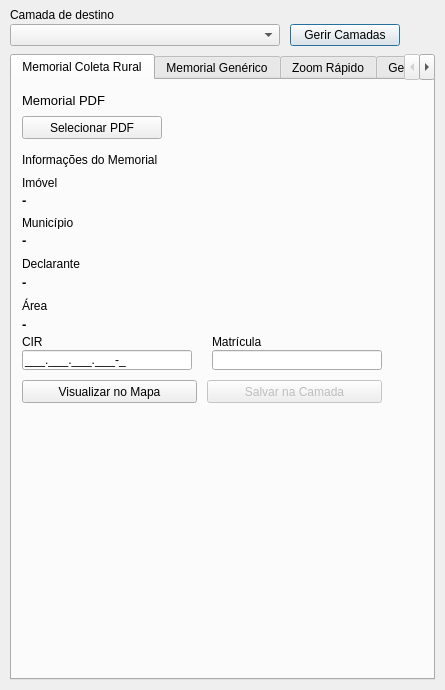
<?xml version="1.0" encoding="UTF-8"?>
<ui version="4.0">
 <class>ColetaRuralDialogBase</class>
 <widget class="QDialog" name="ColetaRuralDialogBase">
  <property name="geometry">
   <rect>
    <x>0</x>
    <y>0</y>
    <width>445</width>
    <height>690</height>
   </rect>
  </property>
  <property name="windowTitle">
   <string>Coleta Rural </string>
  </property>
  <widget class="QLabel" name="labelcamadadedestino">
   <property name="geometry">
    <rect>
     <x>10</x>
     <y>8</y>
     <width>150</width>
     <height>14</height>
    </rect>
   </property>
   <property name="text">
    <string>Camada de destino</string>
   </property>
  </widget>
  <widget class="QComboBox" name="cmbCamada">
   <property name="geometry">
    <rect>
     <x>10</x>
     <y>24</y>
     <width>270</width>
     <height>22</height>
    </rect>
   </property>
  </widget>
  <widget class="QPushButton" name="btnConfiguracoes">
   <property name="geometry">
    <rect>
     <x>290</x>
     <y>24</y>
     <width>110</width>
     <height>22</height>
    </rect>
   </property>
   <property name="text">
    <string>Gerir Camadas</string>
   </property>
  </widget>
  <widget class="QTabWidget" name="tabWidget">
   <property name="geometry">
    <rect>
     <x>10</x>
     <y>54</y>
     <width>425</width>
     <height>626</height>
    </rect>
   </property>
   <property name="currentIndex">
    <number>0</number>
   </property>
   <widget class="QWidget" name="tabColetaRural">
    <attribute name="title">
     <string>Memorial Coleta Rural</string>
    </attribute>
    <widget class="QLabel" name="Memorial">
     <property name="geometry">
      <rect>
       <x>10</x>
       <y>10</y>
       <width>150</width>
       <height>21</height>
      </rect>
     </property>
     <property name="font">
      <font>
       <pointsize>10</pointsize>
      </font>
     </property>
     <property name="text">
      <string>Memorial PDF</string>
     </property>
    </widget>
    <widget class="QPushButton" name="btnSelecionarPdf">
     <property name="geometry">
      <rect>
       <x>10</x>
       <y>36</y>
       <width>140</width>
       <height>23</height>
      </rect>
     </property>
     <property name="text">
      <string>Selecionar PDF</string>
     </property>
    </widget>
    <widget class="QLabel" name="label">
     <property name="geometry">
      <rect>
       <x>10</x>
       <y>72</y>
       <width>200</width>
       <height>16</height>
      </rect>
     </property>
     <property name="text">
      <string>Informações do Memorial</string>
     </property>
    </widget>
    <widget class="QLabel" name="labelimovel">
     <property name="geometry">
      <rect>
       <x>10</x>
       <y>96</y>
       <width>60</width>
       <height>13</height>
      </rect>
     </property>
     <property name="text">
      <string>Imóvel</string>
     </property>
    </widget>
    <widget class="QLabel" name="lblImovel">
     <property name="geometry">
      <rect>
       <x>10</x>
       <y>112</y>
       <width>360</width>
       <height>16</height>
      </rect>
     </property>
     <property name="font">
      <font>
       <pointsize>10</pointsize>
       <weight>75</weight>
       <bold>true</bold>
      </font>
     </property>
     <property name="text">
      <string>-</string>
     </property>
    </widget>
    <widget class="QLabel" name="labelmunicipio">
     <property name="geometry">
      <rect>
       <x>10</x>
       <y>136</y>
       <width>60</width>
       <height>13</height>
      </rect>
     </property>
     <property name="text">
      <string>Município</string>
     </property>
    </widget>
    <widget class="QLabel" name="lblMunicipio">
     <property name="geometry">
      <rect>
       <x>10</x>
       <y>152</y>
       <width>360</width>
       <height>16</height>
      </rect>
     </property>
     <property name="font">
      <font>
       <pointsize>10</pointsize>
       <weight>75</weight>
       <bold>true</bold>
      </font>
     </property>
     <property name="text">
      <string>-</string>
     </property>
    </widget>
    <widget class="QLabel" name="labeldeclarante">
     <property name="geometry">
      <rect>
       <x>10</x>
       <y>176</y>
       <width>70</width>
       <height>16</height>
      </rect>
     </property>
     <property name="text">
      <string>Declarante</string>
     </property>
    </widget>
    <widget class="QLabel" name="lblDeclarante">
     <property name="geometry">
      <rect>
       <x>10</x>
       <y>194</y>
       <width>360</width>
       <height>16</height>
      </rect>
     </property>
     <property name="font">
      <font>
       <pointsize>10</pointsize>
       <weight>75</weight>
       <bold>true</bold>
      </font>
     </property>
     <property name="text">
      <string>-</string>
     </property>
    </widget>
    <widget class="QLabel" name="labelarea">
     <property name="geometry">
      <rect>
       <x>10</x>
       <y>218</y>
       <width>40</width>
       <height>16</height>
      </rect>
     </property>
     <property name="text">
      <string>Área</string>
     </property>
    </widget>
    <widget class="QLabel" name="lblArea">
     <property name="geometry">
      <rect>
       <x>10</x>
       <y>236</y>
       <width>360</width>
       <height>16</height>
      </rect>
     </property>
     <property name="font">
      <font>
       <pointsize>10</pointsize>
       <weight>75</weight>
       <bold>true</bold>
      </font>
     </property>
     <property name="text">
      <string>-</string>
     </property>
    </widget>
    <widget class="QLabel" name="lblCirColetaRuralTitulo">
     <property name="geometry">
      <rect>
       <x>10</x>
       <y>256</y>
       <width>170</width>
       <height>12</height>
      </rect>
     </property>
     <property name="text">
      <string>CIR</string>
     </property>
    </widget>
    <widget class="QLineEdit" name="txtCirColetaRural">
     <property name="geometry">
      <rect>
       <x>10</x>
       <y>270</y>
       <width>170</width>
       <height>20</height>
      </rect>
     </property>
     <property name="inputMask">
      <string notr="true">999.999.999.999-9;_</string>
     </property>
    </widget>
    <widget class="QLabel" name="lblMatriculaColetaRuralTitulo">
     <property name="geometry">
      <rect>
       <x>200</x>
       <y>256</y>
       <width>170</width>
       <height>12</height>
      </rect>
     </property>
     <property name="text">
      <string>Matrícula</string>
     </property>
    </widget>
    <widget class="QLineEdit" name="txtMatriculaColetaRural">
     <property name="geometry">
      <rect>
       <x>200</x>
       <y>270</y>
       <width>170</width>
       <height>20</height>
      </rect>
     </property>
    </widget>
    <widget class="QPushButton" name="btnVisualizar">
     <property name="geometry">
      <rect>
       <x>10</x>
       <y>300</y>
       <width>175</width>
       <height>23</height>
      </rect>
     </property>
     <property name="text">
      <string>Visualizar no Mapa</string>
     </property>
    </widget>
    <widget class="QPushButton" name="btnSalvar">
     <property name="enabled">
      <bool>false</bool>
     </property>
     <property name="geometry">
      <rect>
       <x>195</x>
       <y>300</y>
       <width>175</width>
       <height>23</height>
      </rect>
     </property>
     <property name="text">
      <string>Salvar na Camada</string>
     </property>
    </widget>
   </widget>
   <widget class="QWidget" name="tabManual">
    <attribute name="title">
     <string>Memorial Genérico</string>
    </attribute>
    <widget class="QPushButton" name="btnSelecionarPdfManual">
     <property name="geometry">
      <rect>
       <x>10</x>
       <y>8</y>
       <width>140</width>
       <height>23</height>
      </rect>
     </property>
     <property name="text">
      <string>Selecionar PDF</string>
     </property>
    </widget>
    <widget class="QPushButton" name="btnAnexarArquivoManual">
     <property name="geometry">
      <rect>
       <x>160</x>
       <y>8</y>
       <width>210</width>
       <height>23</height>
      </rect>
     </property>
     <property name="text">
      <string>Anexar KML/GeoJSON/SHP/DXF</string>
     </property>
    </widget>
    <widget class="QLabel" name="lblColarTextoManual">
     <property name="geometry">
      <rect>
       <x>10</x>
       <y>36</y>
       <width>360</width>
       <height>14</height>
      </rect>
     </property>
     <property name="text">
      <string>Cole aqui o texto do memorial (após OCR):</string>
     </property>
    </widget>
    <widget class="QPlainTextEdit" name="txtColarTexto">
     <property name="geometry">
      <rect>
       <x>10</x>
       <y>52</y>
       <width>360</width>
       <height>44</height>
      </rect>
     </property>
    </widget>
    <widget class="QPushButton" name="btnAnexarImagemManual">
     <property name="geometry">
      <rect>
       <x>10</x>
       <y>100</y>
       <width>175</width>
       <height>23</height>
      </rect>
     </property>
     <property name="text">
      <string>Anexar Imagem (Planta)</string>
     </property>
    </widget>
    <widget class="QPushButton" name="btnDesenharPoligonoPlanta">
     <property name="enabled">
      <bool>false</bool>
     </property>
     <property name="geometry">
      <rect>
       <x>195</x>
       <y>100</y>
       <width>175</width>
       <height>23</height>
      </rect>
     </property>
     <property name="text">
      <string>Desenhar Polígono na Planta</string>
     </property>
    </widget>
    <widget class="QPushButton" name="btnExtrairManual">
     <property name="geometry">
      <rect>
       <x>10</x>
       <y>128</y>
       <width>195</width>
       <height>23</height>
      </rect>
     </property>
     <property name="text">
      <string>Extrair Dados do Texto</string>
     </property>
    </widget>
    <widget class="QPushButton" name="btnLimparManual">
     <property name="geometry">
      <rect>
       <x>215</x>
       <y>128</y>
       <width>155</width>
       <height>23</height>
      </rect>
     </property>
     <property name="text">
      <string>Limpar</string>
     </property>
    </widget>
    <widget class="QLabel" name="lblAvisoFormatoManual">
     <property name="geometry">
      <rect>
       <x>10</x>
       <y>153</y>
       <width>360</width>
       <height>26</height>
      </rect>
     </property>
     <property name="styleSheet">
      <string notr="true">color: #b00000;</string>
     </property>
     <property name="text">
      <string/>
     </property>
     <property name="wordWrap">
      <bool>true</bool>
     </property>
    </widget>
    <widget class="QGroupBox" name="grpUtmManual">
     <property name="geometry">
      <rect>
       <x>10</x>
       <y>181</y>
       <width>360</width>
       <height>50</height>
      </rect>
     </property>
     <property name="visible">
      <bool>false</bool>
     </property>
     <property name="title">
      <string>Coordenada UTM identificada — confirme o fuso</string>
     </property>
     <widget class="QLabel" name="lblFusoManual">
      <property name="geometry">
       <rect>
        <x>10</x>
        <y>20</y>
        <width>35</width>
        <height>16</height>
       </rect>
      </property>
      <property name="text">
       <string>Fuso</string>
      </property>
     </widget>
     <widget class="QComboBox" name="cmbFusoManual">
      <property name="geometry">
       <rect>
        <x>48</x>
        <y>18</y>
        <width>90</width>
        <height>22</height>
       </rect>
      </property>
      <item>
       <property name="text">
        <string>18S</string>
       </property>
      </item>
      <item>
       <property name="text">
        <string>19S</string>
       </property>
      </item>
      <item>
       <property name="text">
        <string>20S</string>
       </property>
      </item>
      <item>
       <property name="text">
        <string>21S</string>
       </property>
      </item>
      <item>
       <property name="text">
        <string>22S</string>
       </property>
      </item>
      <item>
       <property name="text">
        <string>23S</string>
       </property>
      </item>
      <item>
       <property name="text">
        <string>24S</string>
       </property>
      </item>
      <item>
       <property name="text">
        <string>25S</string>
       </property>
      </item>
     </widget>
     <widget class="QLabel" name="lblDatumManual">
      <property name="geometry">
       <rect>
        <x>150</x>
        <y>20</y>
        <width>40</width>
        <height>16</height>
       </rect>
      </property>
      <property name="text">
       <string>Datum</string>
      </property>
     </widget>
     <widget class="QComboBox" name="cmbDatumManual">
      <property name="geometry">
       <rect>
        <x>195</x>
        <y>18</y>
        <width>150</width>
        <height>22</height>
       </rect>
      </property>
      <item>
       <property name="text">
        <string>SIRGAS2000</string>
       </property>
      </item>
      <item>
       <property name="text">
        <string>SAD69</string>
       </property>
      </item>
      <item>
       <property name="text">
        <string>WGS84</string>
       </property>
      </item>
     </widget>
    </widget>
    <widget class="QLabel" name="lblCoordenadasManualTitulo">
     <property name="geometry">
      <rect>
       <x>10</x>
       <y>233</y>
       <width>300</width>
       <height>14</height>
      </rect>
     </property>
     <property name="text">
      <string>Coordenadas identificadas (Longitude, Latitude)</string>
     </property>
    </widget>
    <widget class="QTableWidget" name="tabelaCoordenadasManual">
     <property name="geometry">
      <rect>
       <x>10</x>
       <y>249</y>
       <width>360</width>
       <height>110</height>
      </rect>
     </property>
     <property name="editTriggers">
      <set>QAbstractItemView::NoEditTriggers</set>
     </property>
     <property name="selectionMode">
      <enum>QAbstractItemView::NoSelection</enum>
     </property>
     <column>
      <property name="text">
       <string>Vértice</string>
      </property>
     </column>
     <column>
      <property name="text">
       <string>Longitude</string>
      </property>
     </column>
     <column>
      <property name="text">
       <string>Latitude</string>
      </property>
     </column>
    </widget>
    <widget class="QLabel" name="lblDadosImovelManual">
     <property name="geometry">
      <rect>
       <x>10</x>
       <y>361</y>
       <width>360</width>
       <height>14</height>
      </rect>
     </property>
     <property name="text">
      <string>Dados do imóvel (edite se necessário)</string>
     </property>
    </widget>
    <widget class="QLabel" name="lblImovelManualTitulo">
     <property name="geometry">
      <rect>
       <x>10</x>
       <y>377</y>
       <width>60</width>
       <height>12</height>
      </rect>
     </property>
     <property name="text">
      <string>Imóvel</string>
     </property>
    </widget>
    <widget class="QLineEdit" name="txtImovelManual">
     <property name="geometry">
      <rect>
       <x>10</x>
       <y>391</y>
       <width>360</width>
       <height>20</height>
      </rect>
     </property>
    </widget>
    <widget class="QLabel" name="lblCirManualTitulo">
     <property name="geometry">
      <rect>
       <x>10</x>
       <y>413</y>
       <width>170</width>
       <height>12</height>
      </rect>
     </property>
     <property name="text">
      <string>CIR</string>
     </property>
    </widget>
    <widget class="QLineEdit" name="txtCirManual">
     <property name="geometry">
      <rect>
       <x>10</x>
       <y>427</y>
       <width>170</width>
       <height>20</height>
      </rect>
     </property>
     <property name="inputMask">
      <string notr="true">999.999.999.999-9;_</string>
     </property>
    </widget>
    <widget class="QLabel" name="lblMatriculaManualTitulo">
     <property name="geometry">
      <rect>
       <x>200</x>
       <y>413</y>
       <width>170</width>
       <height>12</height>
      </rect>
     </property>
     <property name="text">
      <string>Matrícula</string>
     </property>
    </widget>
    <widget class="QLineEdit" name="txtMatriculaManual">
     <property name="geometry">
      <rect>
       <x>200</x>
       <y>427</y>
       <width>170</width>
       <height>20</height>
      </rect>
     </property>
    </widget>
    <widget class="QLabel" name="lblMunicipioManualTitulo">
     <property name="geometry">
      <rect>
       <x>10</x>
       <y>449</y>
       <width>60</width>
       <height>12</height>
      </rect>
     </property>
     <property name="text">
      <string>Município</string>
     </property>
    </widget>
    <widget class="QLineEdit" name="txtMunicipioManual">
     <property name="geometry">
      <rect>
       <x>10</x>
       <y>463</y>
       <width>280</width>
       <height>20</height>
      </rect>
     </property>
    </widget>
    <widget class="QLabel" name="lblUfManualTitulo">
     <property name="geometry">
      <rect>
       <x>300</x>
       <y>449</y>
       <width>70</width>
       <height>12</height>
      </rect>
     </property>
     <property name="text">
      <string>UF</string>
     </property>
    </widget>
    <widget class="QLineEdit" name="txtUfManual">
     <property name="geometry">
      <rect>
       <x>300</x>
       <y>463</y>
       <width>70</width>
       <height>20</height>
      </rect>
     </property>
     <property name="maxLength">
      <number>2</number>
     </property>
    </widget>
    <widget class="QLabel" name="lblDeclaranteManualTitulo">
     <property name="geometry">
      <rect>
       <x>10</x>
       <y>485</y>
       <width>60</width>
       <height>12</height>
      </rect>
     </property>
     <property name="text">
      <string>Declarante</string>
     </property>
    </widget>
    <widget class="QLineEdit" name="txtDeclaranteManual">
     <property name="geometry">
      <rect>
       <x>10</x>
       <y>499</y>
       <width>360</width>
       <height>20</height>
      </rect>
     </property>
    </widget>
    <widget class="QLabel" name="lblCpfManualTitulo">
     <property name="geometry">
      <rect>
       <x>10</x>
       <y>521</y>
       <width>175</width>
       <height>12</height>
      </rect>
     </property>
     <property name="text">
      <string>CPF/CNPJ (formata automaticamente)</string>
     </property>
    </widget>
    <widget class="QLineEdit" name="txtCpfManual">
     <property name="geometry">
      <rect>
       <x>10</x>
       <y>535</y>
       <width>175</width>
       <height>20</height>
      </rect>
     </property>
     <property name="maxLength">
      <number>18</number>
     </property>
    </widget>
    <widget class="QLabel" name="lblAreaManualTitulo">
     <property name="geometry">
      <rect>
       <x>195</x>
       <y>521</y>
       <width>175</width>
       <height>12</height>
      </rect>
     </property>
     <property name="text">
      <string>Área (ha) — calculada automaticamente</string>
     </property>
    </widget>
    <widget class="QLineEdit" name="txtAreaManual">
     <property name="geometry">
      <rect>
       <x>195</x>
       <y>535</y>
       <width>175</width>
       <height>20</height>
      </rect>
     </property>
    </widget>
    <widget class="QPushButton" name="btnVisualizarManual">
     <property name="geometry">
      <rect>
       <x>10</x>
       <y>561</y>
       <width>175</width>
       <height>23</height>
      </rect>
     </property>
     <property name="text">
      <string>Visualizar no Mapa</string>
     </property>
    </widget>
    <widget class="QPushButton" name="btnSalvarManual">
     <property name="enabled">
      <bool>false</bool>
     </property>
     <property name="geometry">
      <rect>
       <x>195</x>
       <y>561</y>
       <width>175</width>
       <height>23</height>
      </rect>
     </property>
     <property name="text">
      <string>Salvar na Camada</string>
     </property>
    </widget>
   </widget>
   <widget class="QWidget" name="tabZoom">
    <attribute name="title">
     <string>Zoom Rápido</string>
    </attribute>
    <widget class="QLabel" name="lblInstrucaoZoom">
     <property name="geometry">
      <rect>
       <x>10</x>
       <y>10</y>
       <width>360</width>
       <height>28</height>
      </rect>
     </property>
     <property name="text">
      <string>Escolha o tipo de coordenada, preencha os dois campos e clique em Visualizar Localização. Nenhuma camada é criada.</string>
     </property>
     <property name="wordWrap">
      <bool>true</bool>
     </property>
    </widget>
    <widget class="QRadioButton" name="rdoZoomGeografica">
     <property name="geometry">
      <rect>
       <x>10</x>
       <y>44</y>
       <width>175</width>
       <height>20</height>
      </rect>
     </property>
     <property name="text">
      <string>Geográfica (GMS)</string>
     </property>
     <property name="checked">
      <bool>true</bool>
     </property>
    </widget>
    <widget class="QRadioButton" name="rdoZoomGeograficaDecimal">
     <property name="geometry">
      <rect>
       <x>195</x>
       <y>44</y>
       <width>175</width>
       <height>20</height>
      </rect>
     </property>
     <property name="text">
      <string>Geográfica (decimal)</string>
     </property>
    </widget>
    <widget class="QRadioButton" name="rdoZoomUtm">
     <property name="geometry">
      <rect>
       <x>10</x>
       <y>64</y>
       <width>175</width>
       <height>20</height>
      </rect>
     </property>
     <property name="text">
      <string>UTM (plana)</string>
     </property>
    </widget>
    <widget class="QLabel" name="lblZoomCoord1">
     <property name="geometry">
      <rect>
       <x>10</x>
       <y>90</y>
       <width>175</width>
       <height>14</height>
      </rect>
     </property>
     <property name="text">
      <string>Longitude</string>
     </property>
    </widget>
    <widget class="QLineEdit" name="txtZoomCoord1">
     <property name="geometry">
      <rect>
       <x>10</x>
       <y>106</y>
       <width>175</width>
       <height>22</height>
      </rect>
     </property>
    </widget>
    <widget class="QLabel" name="lblZoomCoord2">
     <property name="geometry">
      <rect>
       <x>195</x>
       <y>90</y>
       <width>175</width>
       <height>14</height>
      </rect>
     </property>
     <property name="text">
      <string>Latitude</string>
     </property>
    </widget>
    <widget class="QLineEdit" name="txtZoomCoord2">
     <property name="geometry">
      <rect>
       <x>195</x>
       <y>106</y>
       <width>175</width>
       <height>22</height>
      </rect>
     </property>
    </widget>
    <widget class="QGroupBox" name="grpUtmZoom">
     <property name="geometry">
      <rect>
       <x>10</x>
       <y>134</y>
       <width>360</width>
       <height>55</height>
      </rect>
     </property>
     <property name="visible">
      <bool>false</bool>
     </property>
     <property name="title">
      <string>Fuso e datum da coordenada UTM</string>
     </property>
     <widget class="QLabel" name="lblFusoZoom">
      <property name="geometry">
       <rect>
        <x>10</x>
        <y>22</y>
        <width>35</width>
        <height>16</height>
       </rect>
      </property>
      <property name="text">
       <string>Fuso</string>
      </property>
     </widget>
     <widget class="QComboBox" name="cmbFusoZoom">
      <property name="geometry">
       <rect>
        <x>48</x>
        <y>20</y>
        <width>90</width>
        <height>22</height>
       </rect>
      </property>
      <item>
       <property name="text">
        <string>18S</string>
       </property>
      </item>
      <item>
       <property name="text">
        <string>19S</string>
       </property>
      </item>
      <item>
       <property name="text">
        <string>20S</string>
       </property>
      </item>
      <item>
       <property name="text">
        <string>21S</string>
       </property>
      </item>
      <item>
       <property name="text">
        <string>22S</string>
       </property>
      </item>
      <item>
       <property name="text">
        <string>23S</string>
       </property>
      </item>
      <item>
       <property name="text">
        <string>24S</string>
       </property>
      </item>
      <item>
       <property name="text">
        <string>25S</string>
       </property>
      </item>
     </widget>
     <widget class="QLabel" name="lblDatumZoom">
      <property name="geometry">
       <rect>
        <x>150</x>
        <y>22</y>
        <width>40</width>
        <height>16</height>
       </rect>
      </property>
      <property name="text">
       <string>Datum</string>
      </property>
     </widget>
     <widget class="QComboBox" name="cmbDatumZoom">
      <property name="geometry">
       <rect>
        <x>195</x>
        <y>20</y>
        <width>150</width>
        <height>22</height>
       </rect>
      </property>
      <item>
       <property name="text">
        <string>SIRGAS2000</string>
       </property>
      </item>
      <item>
       <property name="text">
        <string>SAD69</string>
       </property>
      </item>
      <item>
       <property name="text">
        <string>WGS84</string>
       </property>
      </item>
     </widget>
    </widget>
    <widget class="QPushButton" name="btnVisualizarLocal">
     <property name="geometry">
      <rect>
       <x>10</x>
       <y>199</y>
       <width>170</width>
       <height>23</height>
      </rect>
     </property>
     <property name="text">
      <string>Visualizar Localização</string>
     </property>
    </widget>
   </widget>
   <widget class="QWidget" name="tabMemorialSelecao">
    <attribute name="title">
     <string>Gerar Memorial</string>
    </attribute>
    <widget class="QLabel" name="lblOrigemSelecaoTitulo">
     <property name="geometry">
      <rect>
       <x>10</x>
       <y>10</y>
       <width>360</width>
       <height>12</height>
      </rect>
     </property>
     <property name="text">
      <string>Camada de origem (selecione o(s) polígono(s) nela antes de carregar)</string>
     </property>
    </widget>
    <widget class="QComboBox" name="cmbCamadaOrigemSelecao">
     <property name="geometry">
      <rect>
       <x>10</x>
       <y>26</y>
       <width>240</width>
       <height>22</height>
      </rect>
     </property>
    </widget>
    <widget class="QPushButton" name="btnCarregarSelecao">
     <property name="geometry">
      <rect>
       <x>260</x>
       <y>26</y>
       <width>110</width>
       <height>23</height>
      </rect>
     </property>
     <property name="text">
      <string>Carregar Seleção</string>
     </property>
    </widget>
    <widget class="QLabel" name="lblAvisoSelecao">
     <property name="geometry">
      <rect>
       <x>10</x>
       <y>54</y>
       <width>360</width>
       <height>28</height>
      </rect>
     </property>
     <property name="text">
      <string/>
     </property>
     <property name="wordWrap">
      <bool>true</bool>
     </property>
    </widget>
    <widget class="QTableWidget" name="tabelaCoordenadasSelecao">
     <property name="geometry">
      <rect>
       <x>10</x>
       <y>86</y>
       <width>360</width>
       <height>110</height>
      </rect>
     </property>
     <property name="editTriggers">
      <set>QAbstractItemView::NoEditTriggers</set>
     </property>
     <property name="selectionMode">
      <enum>QAbstractItemView::NoSelection</enum>
     </property>
     <column>
      <property name="text">
       <string>Vértice</string>
      </property>
     </column>
     <column>
      <property name="text">
       <string>Longitude</string>
      </property>
     </column>
     <column>
      <property name="text">
       <string>Latitude</string>
      </property>
     </column>
    </widget>
    <widget class="QLabel" name="lblDadosImovelSelecao">
     <property name="geometry">
      <rect>
       <x>10</x>
       <y>208</y>
       <width>360</width>
       <height>14</height>
      </rect>
     </property>
     <property name="text">
      <string>Dados do imóvel (edite se necessário)</string>
     </property>
    </widget>
    <widget class="QLabel" name="lblImovelSelecaoTitulo">
     <property name="geometry">
      <rect>
       <x>10</x>
       <y>224</y>
       <width>60</width>
       <height>12</height>
      </rect>
     </property>
     <property name="text">
      <string>Imóvel</string>
     </property>
    </widget>
    <widget class="QLineEdit" name="txtImovelSelecao">
     <property name="geometry">
      <rect>
       <x>10</x>
       <y>238</y>
       <width>360</width>
       <height>20</height>
      </rect>
     </property>
    </widget>
    <widget class="QCheckBox" name="chkProcessoSeiSelecao">
     <property name="geometry">
      <rect>
       <x>10</x>
       <y>262</y>
       <width>300</width>
       <height>16</height>
      </rect>
     </property>
     <property name="text">
      <string>Informar Número do Processo SEI</string>
     </property>
    </widget>
    <widget class="QLineEdit" name="txtProcessoSeiSelecao">
     <property name="enabled">
      <bool>false</bool>
     </property>
     <property name="geometry">
      <rect>
       <x>10</x>
       <y>280</y>
       <width>170</width>
       <height>20</height>
      </rect>
     </property>
     <property name="inputMask">
      <string notr="true">99999.999999/9999-99;_</string>
     </property>
    </widget>
    <widget class="QLabel" name="lblCirSelecaoTitulo">
     <property name="geometry">
      <rect>
       <x>10</x>
       <y>300</y>
       <width>170</width>
       <height>12</height>
      </rect>
     </property>
     <property name="text">
      <string>CIR</string>
     </property>
    </widget>
    <widget class="QLineEdit" name="txtCirSelecao">
     <property name="geometry">
      <rect>
       <x>10</x>
       <y>314</y>
       <width>170</width>
       <height>20</height>
      </rect>
     </property>
     <property name="inputMask">
      <string notr="true">999.999.999.999-9;_</string>
     </property>
    </widget>
    <widget class="QLabel" name="lblMatriculaSelecaoTitulo">
     <property name="geometry">
      <rect>
       <x>200</x>
       <y>300</y>
       <width>170</width>
       <height>12</height>
      </rect>
     </property>
     <property name="text">
      <string>Matrícula</string>
     </property>
    </widget>
    <widget class="QLineEdit" name="txtMatriculaSelecao">
     <property name="geometry">
      <rect>
       <x>200</x>
       <y>314</y>
       <width>170</width>
       <height>20</height>
      </rect>
     </property>
    </widget>
    <widget class="QLabel" name="lblMunicipioSelecaoTitulo">
     <property name="geometry">
      <rect>
       <x>10</x>
       <y>336</y>
       <width>60</width>
       <height>12</height>
      </rect>
     </property>
     <property name="text">
      <string>Município</string>
     </property>
    </widget>
    <widget class="QLineEdit" name="txtMunicipioSelecao">
     <property name="geometry">
      <rect>
       <x>10</x>
       <y>350</y>
       <width>280</width>
       <height>20</height>
      </rect>
     </property>
    </widget>
    <widget class="QLabel" name="lblUfSelecaoTitulo">
     <property name="geometry">
      <rect>
       <x>300</x>
       <y>336</y>
       <width>70</width>
       <height>12</height>
      </rect>
     </property>
     <property name="text">
      <string>UF</string>
     </property>
    </widget>
    <widget class="QLineEdit" name="txtUfSelecao">
     <property name="geometry">
      <rect>
       <x>300</x>
       <y>350</y>
       <width>70</width>
       <height>20</height>
      </rect>
     </property>
     <property name="maxLength">
      <number>2</number>
     </property>
    </widget>
    <widget class="QLabel" name="lblDeclaranteSelecaoTitulo">
     <property name="geometry">
      <rect>
       <x>10</x>
       <y>372</y>
       <width>60</width>
       <height>12</height>
      </rect>
     </property>
     <property name="text">
      <string>Declarante</string>
     </property>
    </widget>
    <widget class="QLineEdit" name="txtDeclaranteSelecao">
     <property name="geometry">
      <rect>
       <x>10</x>
       <y>386</y>
       <width>360</width>
       <height>20</height>
      </rect>
     </property>
    </widget>
    <widget class="QLabel" name="lblCpfSelecaoTitulo">
     <property name="geometry">
      <rect>
       <x>10</x>
       <y>408</y>
       <width>175</width>
       <height>12</height>
      </rect>
     </property>
     <property name="text">
      <string>CPF/CNPJ (formata automaticamente)</string>
     </property>
    </widget>
    <widget class="QLineEdit" name="txtCpfSelecao">
     <property name="geometry">
      <rect>
       <x>10</x>
       <y>422</y>
       <width>175</width>
       <height>20</height>
      </rect>
     </property>
     <property name="maxLength">
      <number>18</number>
     </property>
    </widget>
    <widget class="QLabel" name="lblAreaSelecaoTitulo">
     <property name="geometry">
      <rect>
       <x>195</x>
       <y>408</y>
       <width>175</width>
       <height>12</height>
      </rect>
     </property>
     <property name="text">
      <string>Área (ha) — calculada automaticamente</string>
     </property>
    </widget>
    <widget class="QLineEdit" name="txtAreaSelecao">
     <property name="geometry">
      <rect>
       <x>195</x>
       <y>422</y>
       <width>175</width>
       <height>20</height>
      </rect>
     </property>
     <property name="readOnly">
      <bool>true</bool>
     </property>
    </widget>
    <widget class="QPushButton" name="btnVisualizarSelecao">
     <property name="enabled">
      <bool>false</bool>
     </property>
     <property name="geometry">
      <rect>
       <x>10</x>
       <y>448</y>
       <width>175</width>
       <height>23</height>
      </rect>
     </property>
     <property name="text">
      <string>Visualizar no Mapa</string>
     </property>
    </widget>
    <widget class="QPushButton" name="btnGerarMemorialSelecao">
     <property name="enabled">
      <bool>false</bool>
     </property>
     <property name="geometry">
      <rect>
       <x>195</x>
       <y>448</y>
       <width>175</width>
       <height>23</height>
      </rect>
     </property>
     <property name="text">
      <string>Gerar Memorial PDF</string>
     </property>
    </widget>
    <widget class="QPushButton" name="btnLimparSelecao">
     <property name="geometry">
      <rect>
       <x>10</x>
       <y>476</y>
       <width>175</width>
       <height>23</height>
      </rect>
     </property>
     <property name="text">
      <string>Limpar</string>
     </property>
    </widget>
   </widget>
  </widget>
 </widget>
 <resources/>
 <connections/>
</ui>
